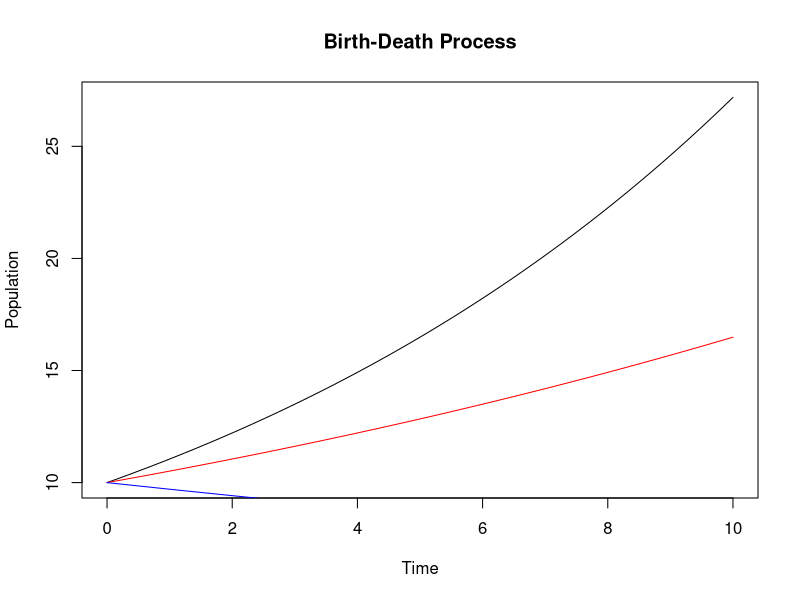
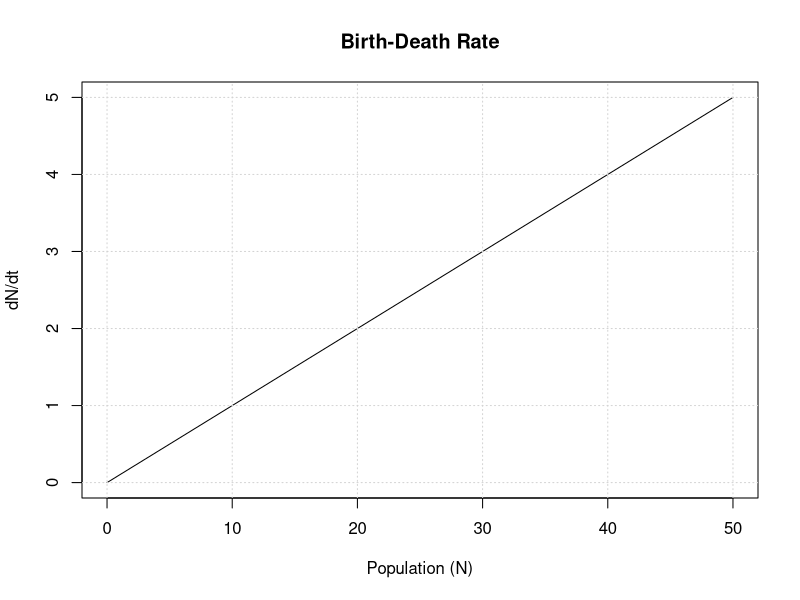

Generate these figures, in order, with R:
## ---- chunk 1
library(deSolve)

# Parameters
b <- 0.5  # birth rate
d <- 0.1  # death rate
N0 <- 10  # initial population

# Birth-death model
bd_model <- function(time, state, params) {
  N <- state
  with(as.list(params),
    {
    dN <- (b - d) * N
    list(c(dN))}
  )
}

# Solve ODE
times <- seq(0, 10, by = 0.1)
params1 <- c(b = 0.2, d = 0.1)
solution1 <- ode(y = N0, times = times, func = bd_model, parms = params1)

params2 <- c(b = 0.15, d = 0.1)
solution2 <- ode(y = N0, times = times, func = bd_model, parms = params2)

params3 <- c(b = 0.07, d = 0.1)
solution3 <- ode(y = N0, times = times, func = bd_model, parms = params3)

# Plot
plot(solution1, main = "Birth-Death Process", xlab = "Time", ylab = "Population")
lines(solution2, col = "red")
lines(solution3, col = "blue")
## ---- chunk 2
# Plot (b - d) * N as a function of N
b <- 0.2
d <- 0.1
N <- seq(0, 50, by = 1)
dN_dt <- (b - d) * N

plot(N, dN_dt, type = "l", main = "Birth-Death Rate", xlab = "Population (N)", ylab = "dN/dt")
grid()
